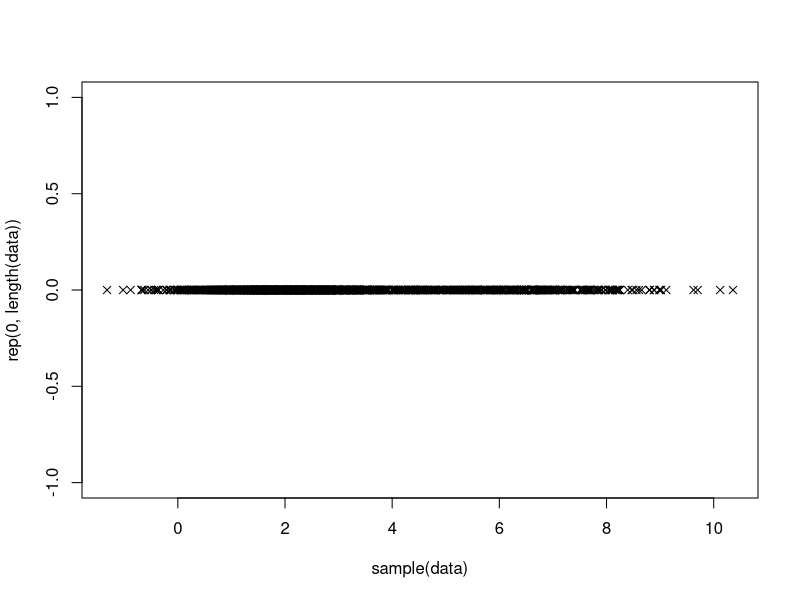
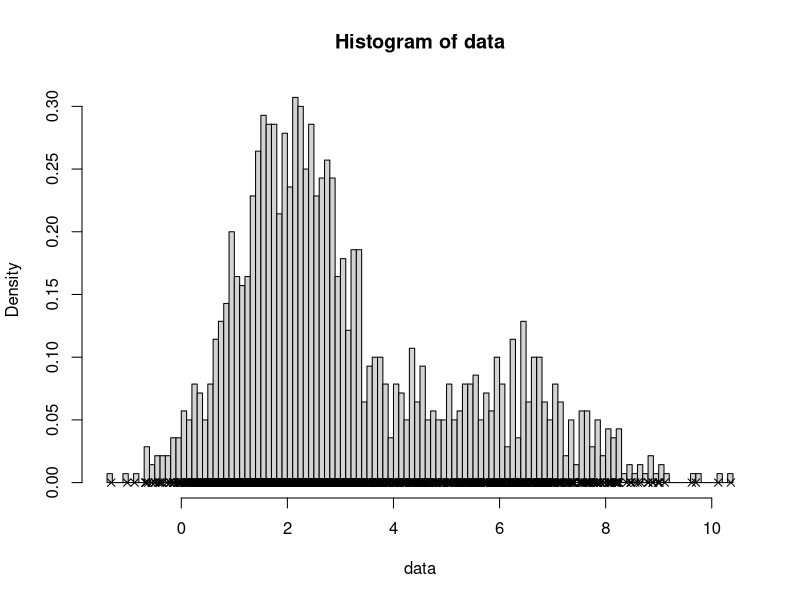
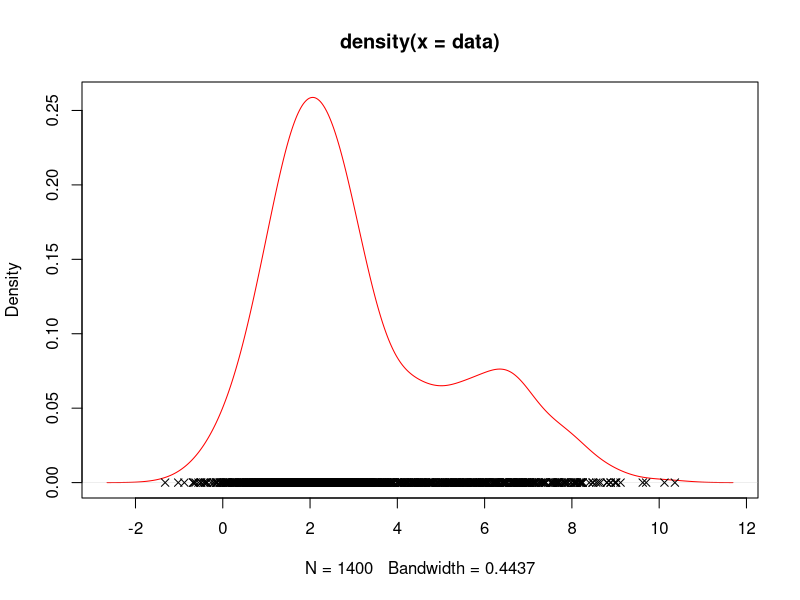
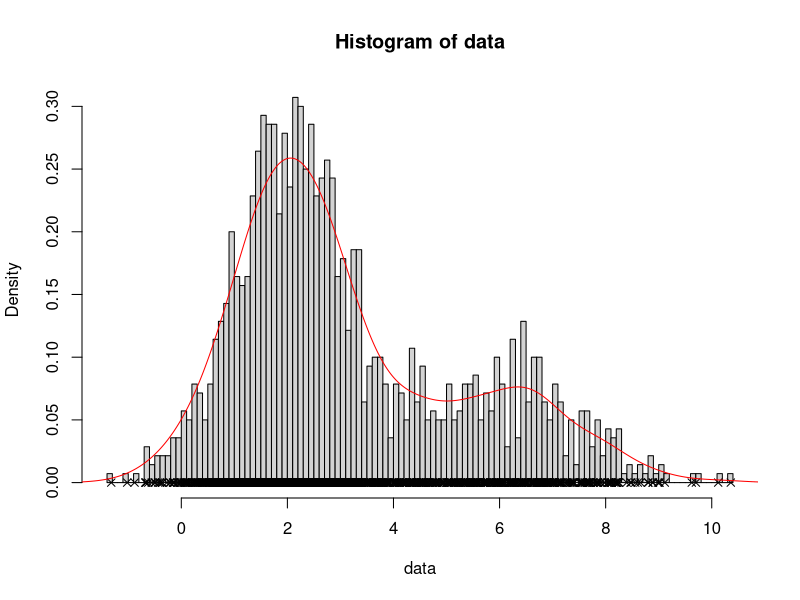
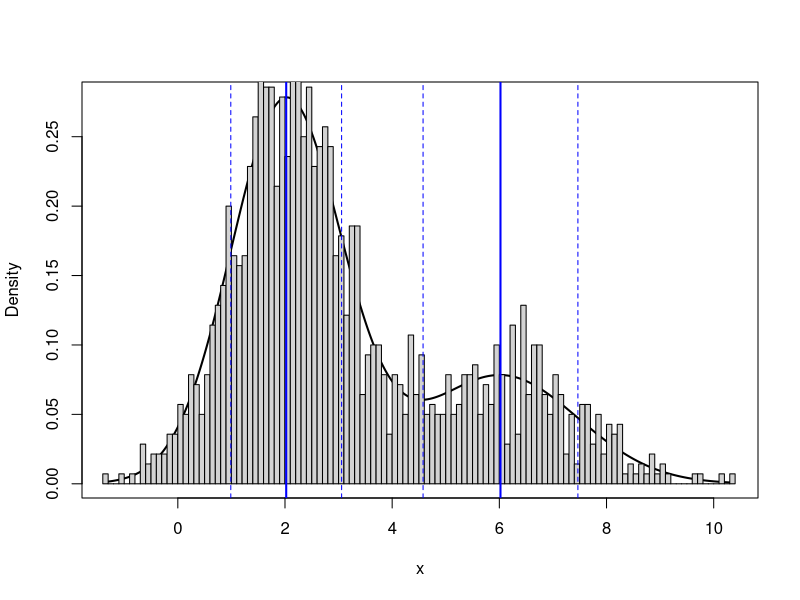
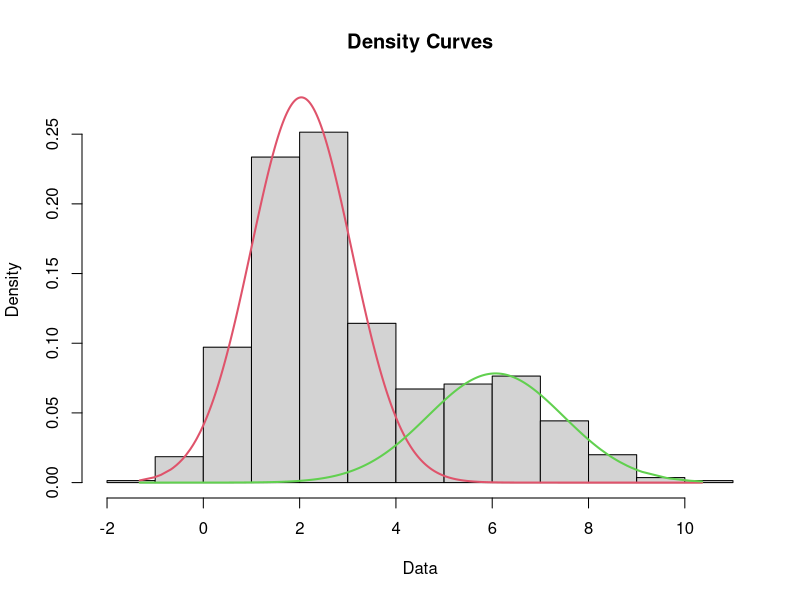
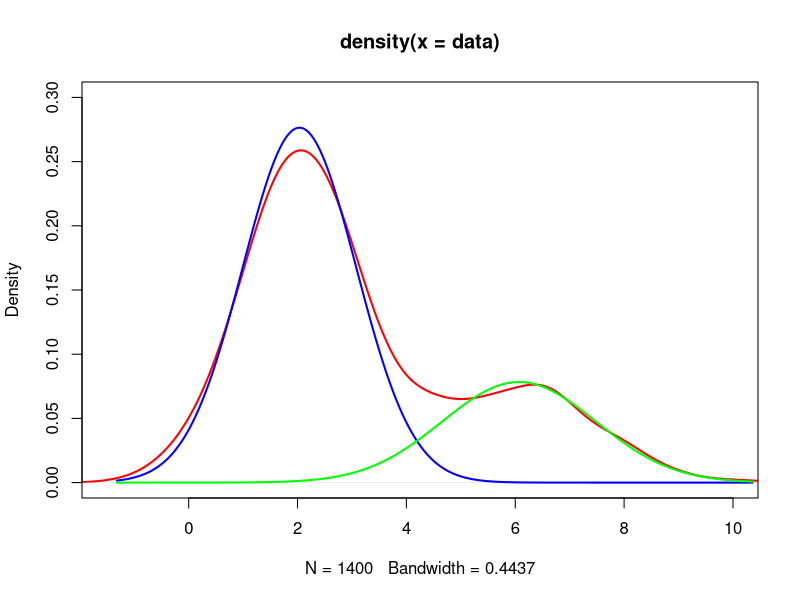
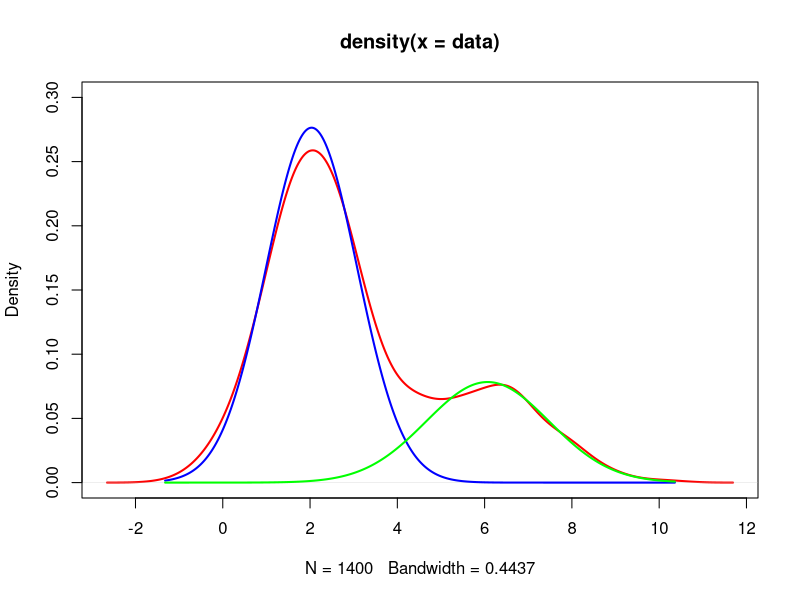

These figures' R source, in order: (Note: this script raises an error after producing the figures.)

set.seed(100)
data = c(rnorm(1000,mean=2,sd=1),rnorm(400,mean=6,sd=1.5))

# linear
plot(sample(data), rep(0,length(data)), pch=4)

# with hist
hist(data, freq=FALSE, breaks=100)
points(sample(data), rep(0,length(data)), pch=4)

# with density
plot(density(data), col='red')
points(sample(data), rep(0,length(data)), pch=4)

# both
hist(data, freq=FALSE, breaks=100)
points(sample(data), rep(0,length(data)), pch=4)
lines(density(data), col='red')

normplot <- function(data,mu,sigma,lambda,color,...){
    x = seq(min(data),max(data),length=1000)
    y = lambda*dnorm(x,mu,sigma)
    lines(x,y,col=color,lwd=2)
}


#################
## With mclust ##
#################

library(mclust)
mixmodel = Mclust(data, G=2, model="V")  # G=2 components, "V" means unequal variances

mu = mixmodel$par$mean  ## should be approx [0,10]
sigma = sqrt(mixmodel$par$variance$sigmasq)  ## should be [1,2]

mclust1Dplot(data, parameters=mixmodel$parameters, z=mixmodel$z, what="density", col='red', new=TRUE, lwd=2, ylim=c(0,0.3))
hist(data, freq=FALSE, breaks=100, add=TRUE)
abline(v=mu, col='blue', lwd=2)
abline(v=c(mu+sigma,mu-sigma), col='blue', lty=2)


###################
## With mixtools ##
###################

# http://cran.r-project.org/web/packages/mixtools/mixtools.pdf

library(mixtools)
mixmodel = normalmixEM(data, k=2)  # k=2 composantes

mu = mixmodel$mu
sigma = mixmodel$sigma
post = mixmodel$posterior
lambda = mixmodel$lambda

# Default plot
plot(mixmodel, which=2)

# Custom plot
plot(density(data), col='red', ylim=c(0,0.3), xlim=c(-1.5,10), lwd=2)
normplot(data,mu[1],sigma[1],lambda[1],color='blue')
normplot(data,mu[2],sigma[2],lambda[2],color='green')
#points(sample(data), rep(0,length(data)), pch=4)
#abline(v=mu, col=c('blue','green'))
#abline(v=c(mu+sigma,mu-sigma), lty=2, col=c('blue','green'))
#lines(density(data), col='red', ylim=c(0,0.3), lwd=2)

plot(density(data), col='red', ylim=c(0,0.3), lwd=2)
x = seq(min(data),max(data),length=1000)
y1 = lambda[1]*dnorm(x,mu[1],sigma[1])
y2 = lambda[2]*dnorm(x,mu[2],sigma[2])
lines(x,y1,col='blue',lwd=2)
lines(x,y2,col='green',lwd=2)


##################
## Multivariate ##
##################

set.seed(1)
pop1 = mvrnorm(n=1000, c(2,2), matrix(c(1,0,0,1),2) )
pop2 = mvrnorm(n=1000, c(7,7), matrix(c(1.5,0,0,9),2) )
pop3 = mvrnorm(n=1000, c(1,8), matrix(c(10,0,0,5),2) )
data = rbind(pop1,pop2,pop3)

mvmixmodel = mvnormalmixEM(data, k=3)

par(mfrow=c(1,2))
plot(data,pch=4)
plot(mvmixmodel, which=2, pch=4)
